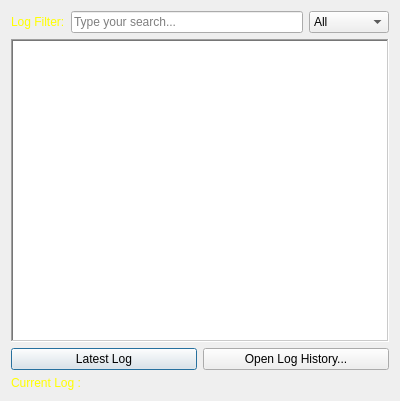
<?xml version="1.0" encoding="UTF-8"?>
<ui version="4.0">
 <class>DialogLogging</class>
 <widget class="QDialog" name="DialogLogging">
  <property name="geometry">
   <rect>
    <x>0</x>
    <y>0</y>
    <width>400</width>
    <height>401</height>
   </rect>
  </property>
  <property name="minimumSize">
   <size>
    <width>400</width>
    <height>400</height>
   </size>
  </property>
  <property name="maximumSize">
   <size>
    <width>900</width>
    <height>600</height>
   </size>
  </property>
  <property name="windowTitle">
   <string>System Log</string>
  </property>
  <layout class="QVBoxLayout" name="verticalLayout">
   <item>
    <layout class="QHBoxLayout" name="horizontalLayout">
     <item>
      <widget class="QLabel" name="label">
       <property name="styleSheet">
        <string notr="true">color : yellow;</string>
       </property>
       <property name="text">
        <string>Log Filter:</string>
       </property>
      </widget>
     </item>
     <item>
      <widget class="QLineEdit" name="lineEditFilter">
       <property name="placeholderText">
        <string>Type your search...</string>
       </property>
      </widget>
     </item>
     <item>
      <widget class="QComboBox" name="comboBoxFilter">
       <item>
        <property name="text">
         <string>All</string>
        </property>
       </item>
       <item>
        <property name="text">
         <string>Date</string>
        </property>
       </item>
       <item>
        <property name="text">
         <string>Type</string>
        </property>
       </item>
       <item>
        <property name="text">
         <string>Message</string>
        </property>
       </item>
      </widget>
     </item>
    </layout>
   </item>
   <item>
    <widget class="QTableView" name="tableViewLog">
     <property name="frameShape">
      <enum>QFrame::WinPanel</enum>
     </property>
     <property name="editTriggers">
      <set>QAbstractItemView::NoEditTriggers</set>
     </property>
     <property name="selectionMode">
      <enum>QAbstractItemView::SingleSelection</enum>
     </property>
     <property name="selectionBehavior">
      <enum>QAbstractItemView::SelectRows</enum>
     </property>
     <property name="showGrid">
      <bool>false</bool>
     </property>
     <property name="sortingEnabled">
      <bool>true</bool>
     </property>
     <attribute name="verticalHeaderVisible">
      <bool>false</bool>
     </attribute>
     <attribute name="verticalHeaderHighlightSections">
      <bool>false</bool>
     </attribute>
    </widget>
   </item>
   <item>
    <layout class="QHBoxLayout" name="horizontalLayout_2">
     <item>
      <widget class="QPushButton" name="pushButtonLatestLog">
       <property name="text">
        <string>Latest Log</string>
       </property>
      </widget>
     </item>
     <item>
      <widget class="QPushButton" name="pushButtonOpenLog">
       <property name="text">
        <string>Open Log History...</string>
       </property>
      </widget>
     </item>
    </layout>
   </item>
   <item>
    <layout class="QHBoxLayout" name="horizontalLayout_3">
     <item>
      <widget class="QLabel" name="labelCurLog_3">
       <property name="sizePolicy">
        <sizepolicy hsizetype="Fixed" vsizetype="Preferred">
         <horstretch>0</horstretch>
         <verstretch>0</verstretch>
        </sizepolicy>
       </property>
       <property name="styleSheet">
        <string notr="true">color : yellow;</string>
       </property>
       <property name="text">
        <string>Current Log :</string>
       </property>
      </widget>
     </item>
     <item>
      <widget class="QLabel" name="labelCurLog">
       <property name="text">
        <string/>
       </property>
      </widget>
     </item>
    </layout>
   </item>
  </layout>
 </widget>
 <resources/>
 <connections/>
</ui>
